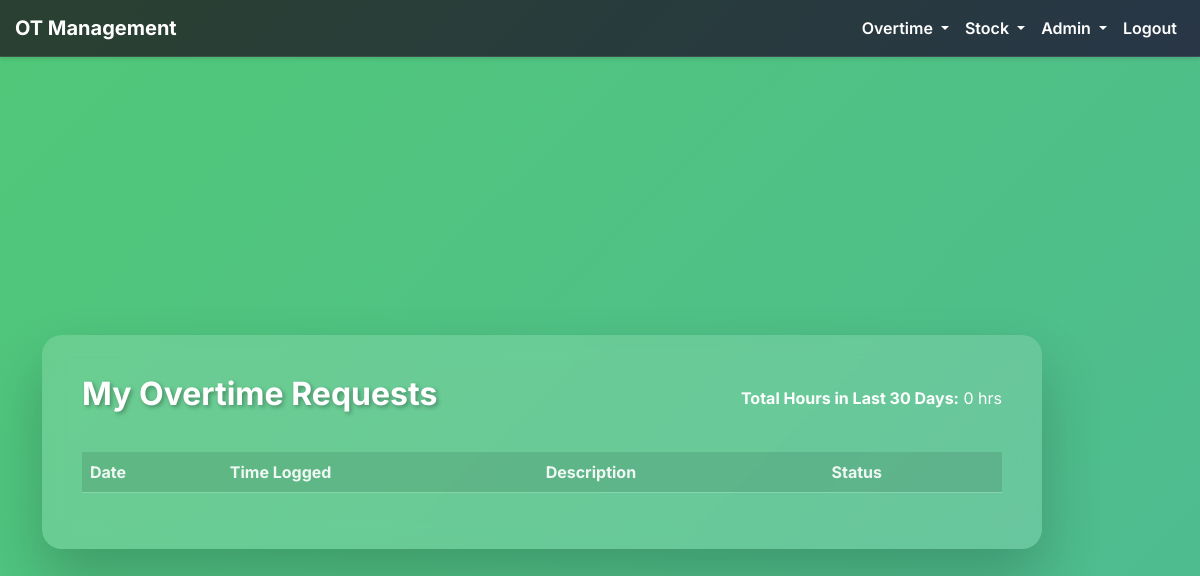
/overtime_requests (signed in), run on an earlier commit of the app's database.
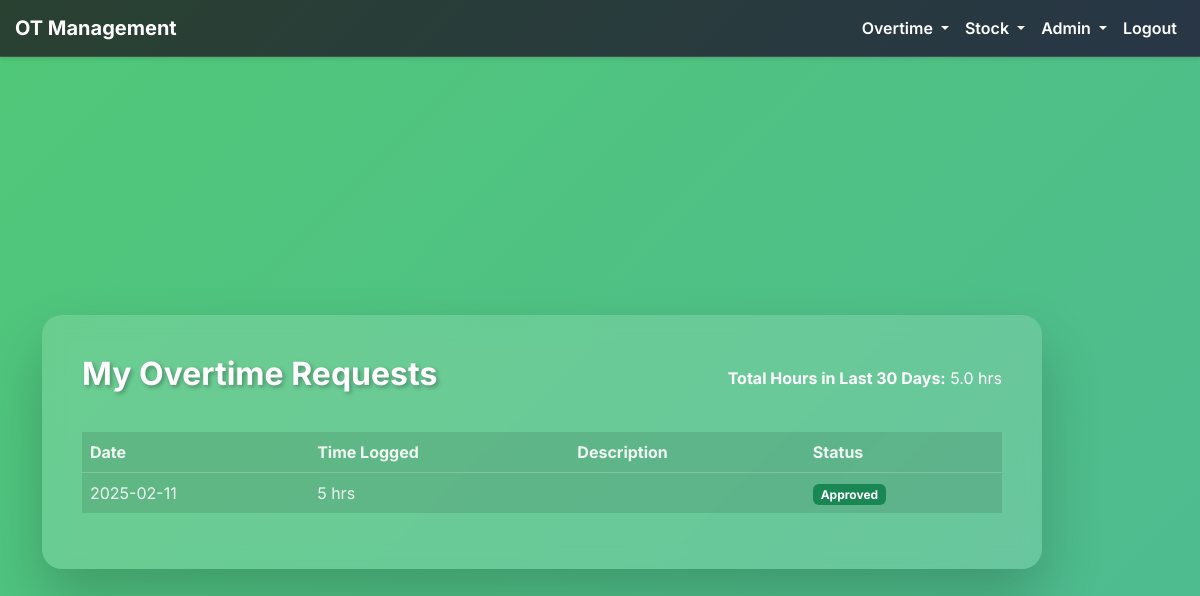
And on a later commit of the database.
### models/overtime.py (models this page shows, shortened)
class OvertimeRequest(db.Model):
    id = db.Column(db.Integer, primary_key=True)
    ticket_number = db.Column(db.String(50), nullable=False)
    time_logged = db.Column(db.String(20), nullable=False)  # Stored as a string for simplicity
    client_name = db.Column(db.String(100), nullable=False)
    manager_name = db.Column(db.String(100), nullable=False)
    date = db.Column(db.Date, nullable=False)
    created_at = db.Column(db.DateTime, default=datetime.utcnow)
    status = db.Column(db.String(20), default='pending')  # New field: pending, approved, denied

### routes/overtime.py (the view)
@overtime_blueprint.route('/overtime_requests', methods=['GET'])
@login_required
def overtime_requests():
    if not current_user.has_overtime_access():
        flash('You do not have permission to access overtime features.', 'danger')
        return redirect(url_for('main.index'))
    try:
        thirty_days_ago = datetime.now().date() - timedelta(days=30)
        user_requests = OvertimeRequest.query.filter(
            OvertimeRequest.manager_name == current_user.username,
            OvertimeRequest.date >= thirty_days_ago
        ).order_by(OvertimeRequest.date.desc()).all()
        total_hours = sum(float(req.time_logged) for req in user_requests)
        return render_template('overtime_requests.html',
                               requests=user_requests,
                               total_hours=total_hours)
    except OperationalError:
        from sqlalchemy import text
        db.session.execute(text('ALTER TABLE overtime_request ADD COLUMN status TEXT DEFAULT "pending"'))
        db.session.commit()
        user_requests = OvertimeRequest.query.filter(
            OvertimeRequest.manager_name == current_user.username,
            OvertimeRequest.date >= thirty_days_ago
        ).order_by(OvertimeRequest.date.desc()).all()
        total_hours = sum(float(req.time_logged) for req in user_requests)
        return render_template('overtime_requests.html',
                               requests=user_requests,
                               total_hours=total_hours)

### models/user.py (called while the page is built)
    def has_overtime_access(self):
        return self.is_admin or self.can_access_overtime

    def has_inventory_access(self):
        return self.is_admin or self.can_access_inventory

### templates/overtime_requests.html (shortened to what this page needs)
{% extends "base.html" %}
{% block content %}
<div class="dashboard-container">
    <div class="dashboard-header">
        <h1 class="dashboard-title">My Overtime Requests</h1>
        <div class="total-hours text-white">
            <strong>Total Hours in Last 30 Days:</strong> {{ total_hours }} hrs
        </div>
    </div>
    <div class="table-responsive">
        <table class="table table-borderless table-hover">
            <thead>
                <tr>
                    <th style="background-color: rgba(0,0,0,0.1); color: rgba(255,255,255,0.9);">Date</th>
                    <th style="background-color: rgba(0,0,0,0.1); color: rgba(255,255,255,0.9);">Time Logged</th>
                    <th style="background-color: rgba(0,0,0,0.1); color: rgba(255,255,255,0.9);">Description</th>
                    <th style="background-color: rgba(0,0,0,0.1); color: rgba(255,255,255,0.9);">Status</th>
                </tr>
            </thead>
            <tbody>
                {% for request in requests %}
                <tr>
                    <td style="background-color: rgba(0,0,0,0.1); color: rgba(255,255,255,0.9);">{{ request.date.strftime('%Y-%m-%d') }}</td>
                    <td style="background-color: rgba(0,0,0,0.1); color: rgba(255,255,255,0.9);">{{ request.time_logged }} hrs</td>
                    <td style="background-color: rgba(0,0,0,0.1); color: rgba(255,255,255,0.9);">{{ request.description }}</td>
                    <td style="background-color: rgba(0,0,0,0.1); color: rgba(255,255,255,0.9);">
                        {% if request.status == 'approved' %}
                        <span class="badge bg-success">Approved</span>
                        {% elif request.status == 'rejected' %}
                        <span class="badge bg-danger">Rejected</span>
                        {% else %}
                        <span class="badge bg-warning text-dark">Pending</span>
                        {% endif %}
                    </td>
                </tr>
                {% endfor %}
            </tbody>
        </table>
    </div>
</div>
{% endblock %}

What changed in the data, as far as the page shows it:
added OvertimeRequest: date "2025-02-11", time_logged "5", status "Approved"
Also different on the page:
{{ total_hours }}: "0" → "5.0"
